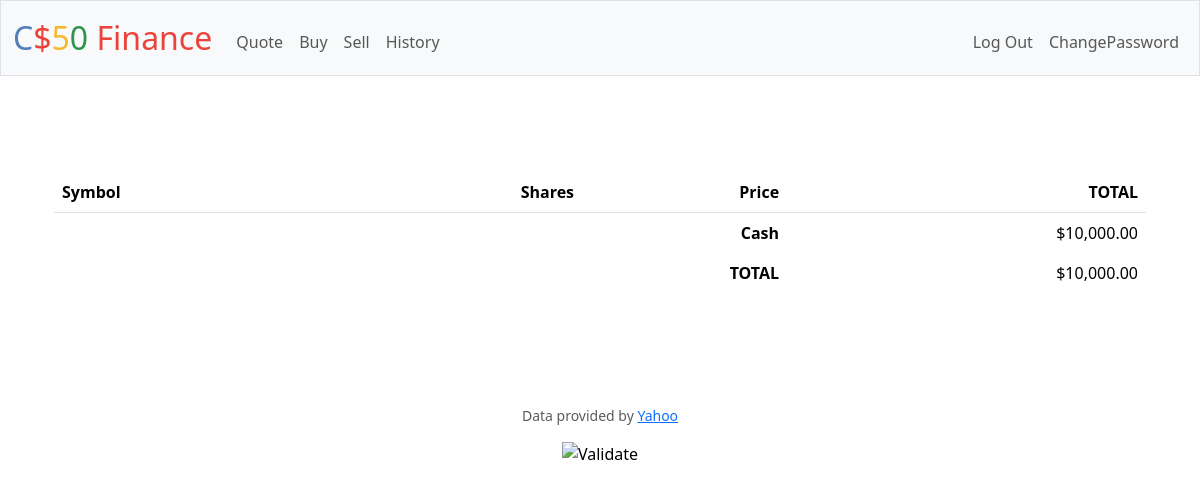
Page / (signed in) on the earlier database version.
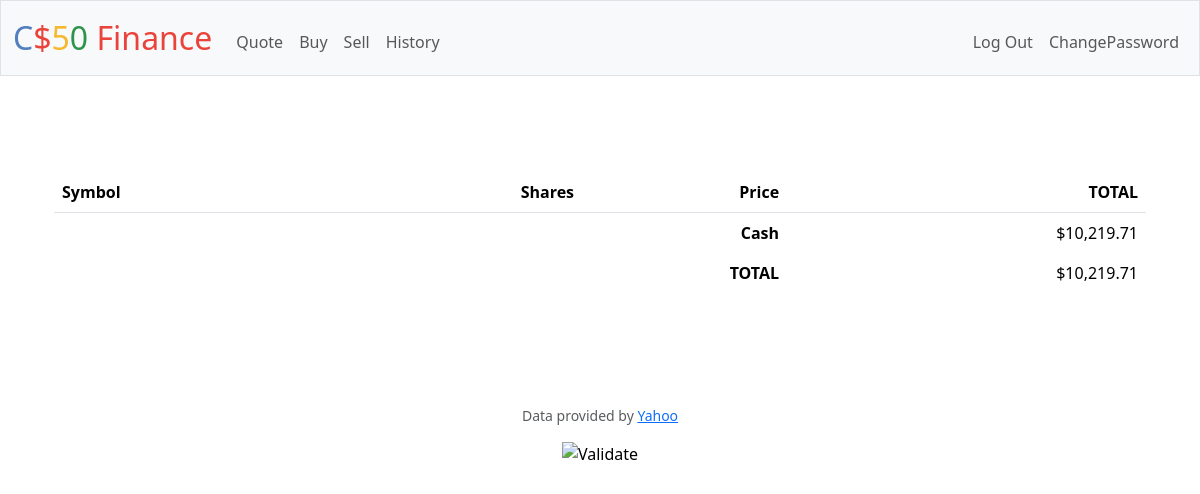
Same page on the later database version.
### tables this page shows
CREATE TABLE users (id INTEGER PRIMARY KEY AUTOINCREMENT NOT NULL, username TEXT NOT NULL, hash TEXT NOT NULL, cash NUMERIC NOT NULL DEFAULT 10000.00);

### app.py (the view)
@app.route("/")
@login_required
def index():
    data = db.execute("SELECT * FROM clientdata WHERE userid = ?",
                      session["user_id"])
    cah = db.execute("SELECT cash FROM users WHERE id = ?",
                     session["user_id"])[0]["cash"]
    ttl = 0
    for x in range(len(data)):
        a = (lookup(data[x]["symbol"])["price"]) * (data[x]["shares"])
        ttl = ttl + a
    return render_template("index.html", data=data, money=float(cah), fake=float(ttl))

### app.py (called while the page is built)
@app.after_request
def after_request(response):
    response.headers["Cache-Control"] = "no-cache, no-store, must-revalidate"
    response.headers["Expires"] = 0
    response.headers["Pragma"] = "no-cache"
    return response

### helpers.py (called while the page is built)
def login_required(f):
    @wraps(f)
    def decorated_function(*args, **kwargs):
        if session.get("user_id") is None:
            return redirect("/login")
        return f(*args, **kwargs)
    return decorated_function

def usd(value):
    return f"${value:,.2f}"

### templates/index.html (shortened to what this page needs)
{% extends "layout.html" %}
{% block main %}
<main class="container py-5 text-center">
    <table class="table table-striped">
        <thead>
            <tr>
                <th class="text-start">Symbol</th>
                <th class="text-end">Shares</th>
                <th class="text-end">Price</th>
                <th class="text-end">TOTAL</th>
            </tr>
        </thead>
        <tfoot>
            <tr>
                <td class="border-0 fw-bold text-end" colspan="3">Cash</td>
                <td class="border-0 text-end">{{money | usd}}</td>
            </tr>
            <tr>
                <td class="border-0 fw-bold text-end" colspan="3">TOTAL</td>
                <td class="border-0 w-bold text-end">{{(money + fake) | usd}}</td>
            </tr>
        </tfoot>
    </table>
        </main>
{% endblock %}

### templates/layout.html (shortened to what this page needs)
<!DOCTYPE html>
<html lang="en">
    <head>
        <link href="https://cdn.jsdelivr.net/npm/bootstrap@5.3.3/dist/css/bootstrap.min.css" rel="stylesheet">
        <link href="/static/styles.css" rel="stylesheet">
    </head>
    <body>
        <nav class="bg-light border navbar navbar-expand-md navbar-light">
            <div class="container-fluid">
                <a class="navbar-brand" href="/"><span class="blue">C</span><span class="red">$</span><span class="yellow">5</span><span class="green">0</span> <span class="red">Finance</span></a>
                <div class="collapse navbar-collapse" id="navbar">
                    {% if session["user_id"] %}
                        <ul class="navbar-nav me-auto mt-2">
                            <li class="nav-item"><a class="nav-link" href="/quote">Quote</a></li>
                            <li class="nav-item"><a class="nav-link" href="/buy">Buy</a></li>
                            <li class="nav-item"><a class="nav-link" href="/sell">Sell</a></li>
                            <li class="nav-item"><a class="nav-link" href="/history">History</a></li>
                        </ul>
                        <ul class="navbar-nav ms-auto mt-2">
                            <li class="nav-item"><a class="nav-link" href="/logout">Log Out</a></li>
                            <li class="nav-item"><a class="nav-link" href="/cpass">ChangePassword</a></li>
                        </ul>
                    {% else %}
                        <ul class="navbar-nav ms-auto mt-2">
                            <li class="nav-item"><a class="nav-link" href="/register">Register</a></li>
                            <li class="nav-item"><a class="nav-link" href="/login">Log In</a></li>
                        </ul>
                    {% endif %}
                </div>
            </div>
        </nav>
        <main class="container py-5 text-center">
            {% block main %}{% endblock %}
        </main>
        <footer class="mb-5">
            <p class="mb-3 small text-center text-muted">
                Data provided by <a href="https://finance.yahoo.com/">Yahoo</a>
            </p>
            <form action="https://validator.w3.org/check" class="text-center" enctype="multipart/form-data" method="post" target="_blank">
                <input alt="Validate" src="/static/I_heart_validator.png" type="image">
            </form>
        </footer>
    </body>
</html>

### static/styles.css (style rules this page uses)
nav .navbar-brand { font-size: xx-large; }
nav .navbar-brand .blue { color: #537fbe; }
nav .navbar-brand .red { color: #ea433b; }
nav .navbar-brand .yellow { color: #f5b82e; }
nav .navbar-brand .green { color: #2e944b; }

Differences in the rows shown:
now on this page (row edited): users: cash "$10,219.71", (money+fake)|usd "$10,219.71"
Other differences:
{{ money | usd }}: "$10,000.00" → (not shown)
{{ (money + fake) | usd }}: "$10,000.00" → (not shown)
